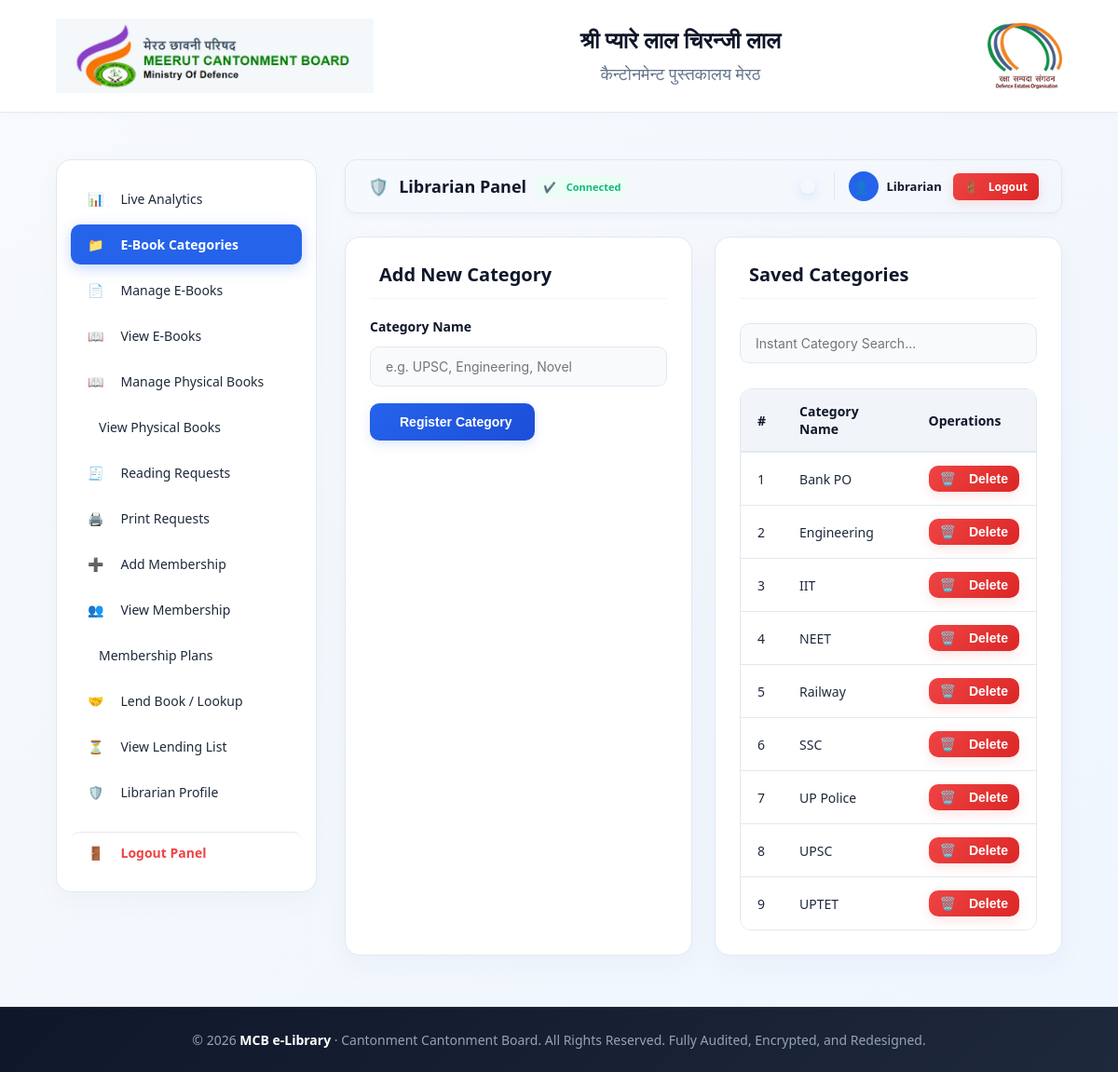
/index.php?action=admin&tab=categories (signed in), run on the app's committed database.
### tables this page shows
CREATE TABLE `categories` (
  `id` int(11) NOT NULL,
  `name` varchar(100) NOT NULL,
  `created_at` timestamp NULL DEFAULT CURRENT_TIMESTAMP
);

### config.php (called while the page is built, shortened)
<?php
function e($v){ return htmlspecialchars((string)$v, ENT_QUOTES, 'UTF-8'); }
?>

### app/views/admin/categories.php (the view, shortened to what this page needs)
<div class="grid">
    <div class="card">
        <h3><i class="fa-solid fa-circle-plus"></i> Add New Category</h3>
        <form method="post" action="?action=add_category">
            <label for="cat_input">Category Name</label>
            <input id="cat_input" name="name" placeholder="e.g. UPSC, Engineering, Novel" required>
            <button><i class="fa-solid fa-floppy-disk"></i> Register Category</button>
        </form>
    </div>
    <div class="card">
        <h3><i class="fa-solid fa-list-ul"></i> Saved Categories</h3>
        <input type="text" id="catFilterInput" placeholder="Instant Category Search..." style="margin-bottom:12px;">
        <div class="table-responsive">
            <table id="categoriesTable">
                <thead>
                    <tr>
                        <th>#</th>
                        <th>Category Name</th>
                        <th>Operations</th>
                    </tr>
                </thead>
                <tbody>
                    <?php
                    $x = $db->query("SELECT * FROM categories ORDER BY name");
                    $sr = 1;
                    while($r = $x->fetch_assoc()) {
                        echo "
                        <tr>
                            <td>{$sr}</td>
                            <td class='cat-name-cell'>" . e($r['name']) . "</td>
                            <td>
                                <form method='post' action='?action=delete_category' style='display:inline; margin:0;'>
                                    " . csrf_input() . "
                                    <input type='hidden' name='id' value='{$r['id']}'>
                                    <button class='danger btn btn-danger' type='submit' style='padding:6px 12px;'><i class='fa-solid fa-trash-can'></i> Delete</button>
                                </form>
                            </td>
                        </tr>";
                        $sr++;
                    }
                    ?>
                </tbody>
            </table>
        </div>
    </div>
</div>

### app/views/layout/header.php (style rules this page uses)
:root { --primary: #2563eb; --primary-hover: #1d4ed8; --bg-slate: #f8fafc; --bg-card: #ffffff; --navy-dark: #0f172a; --navy-light: #1e293b; --text-dark: #1e293b; --text-muted: #64748b; --border-color: #e2e8f0; --accent-green: #10b981; --accent-red: #ef4444; --accent-orange: #f59e0b; }
* { box-sizing: border-box; transition: all 0.2s ease-in-out; }
body { margin: 0; font-family: system-ui, -apple-system, "Segoe UI", Roboto, Helvetica, Arial, sans-serif; background: linear-gradient(135deg, #f8fafc, #eff6ff); color: var(--text-dark); min-height: 100vh; display: flex; flex-direction: column; }
h1, h2, h3, h4, strong { font-family: system-ui, -apple-system, "Segoe UI", Roboto, Helvetica, Arial, sans-serif; color: var(--navy-dark); }
.card { background: var(--bg-card); padding: 26px; border-radius: 16px; border: 1px solid var(--border-color); box-shadow: 0 10px 30px rgba(22, 52, 91, 0.04); margin-bottom: 25px; position: relative; overflow: hidden; }
.card::before { content: ''; position: absolute; top: 0; left: 0; width: 100%; height: 4px; background: linear-gradient(90deg, var(--primary), #60a5fa); opacity: 0; }
.card h3 { margin-top: 0; font-size: 20px; font-weight: 600; border-bottom: 1px solid #f1f5f9; padding-bottom: 12px; margin-bottom: 20px; display: flex; align-items: center; gap: 10px; }
.grid { display: grid; grid-template-columns: repeat(auto-fit, minmax(320px, 1fr)); gap: 24px; }
label { display: block; margin-bottom: 6px; font-weight: 600; font-size: 14px; color: var(--navy-dark); }
input, select, textarea { width: 100%; padding: 12px 16px; margin: 6px 0 18px 0; border: 1px solid var(--border-color); border-radius: 10px; background-color: #f8fafc; font-family: 'Inter', sans-serif; font-size: 14px; }
button, .btn { background: linear-gradient(135deg, var(--primary), var(--primary-hover)); color: white; border: 0; padding: 12px 24px; border-radius: 10px; font-weight: 600; cursor: pointer; text-decoration: none; display: inline-flex; align-items: center; justify-content: center; gap: 8px; font-size: 14px; box-shadow: 0 4px 12px rgba(37, 99, 235, 0.15); }
.btn-danger, .btn.danger { background: linear-gradient(135deg, #ef4444, #dc2626); box-shadow: 0 4px 12px rgba(239, 68, 68, 0.15); }
.table-responsive { overflow-x: auto; border-radius: 12px; border: 1px solid var(--border-color); margin-top: 15px; }
table { width: 100%; border-collapse: collapse; font-size: 14px; background: #ffffff; }
th { background: #f1f5f9; color: var(--navy-dark); font-weight: 600; padding: 14px 18px; text-align: left; border-bottom: 2px solid var(--border-color); }
td { padding: 14px 18px; border-bottom: 1px solid var(--border-color); color: var(--text-dark); }
tr:last-child td { border-bottom: none; }

### data on the page
categories: name "Bank PO"
categories: name "Engineering"
categories: name "IIT"
categories: name "NEET"
categories: name "Railway"
categories: name "SSC"
categories: name "UP Police"
categories: name "UPSC"
categories: name "UPTET"

### other printed values
$_SESSION['admin_user'] "Librarian"
